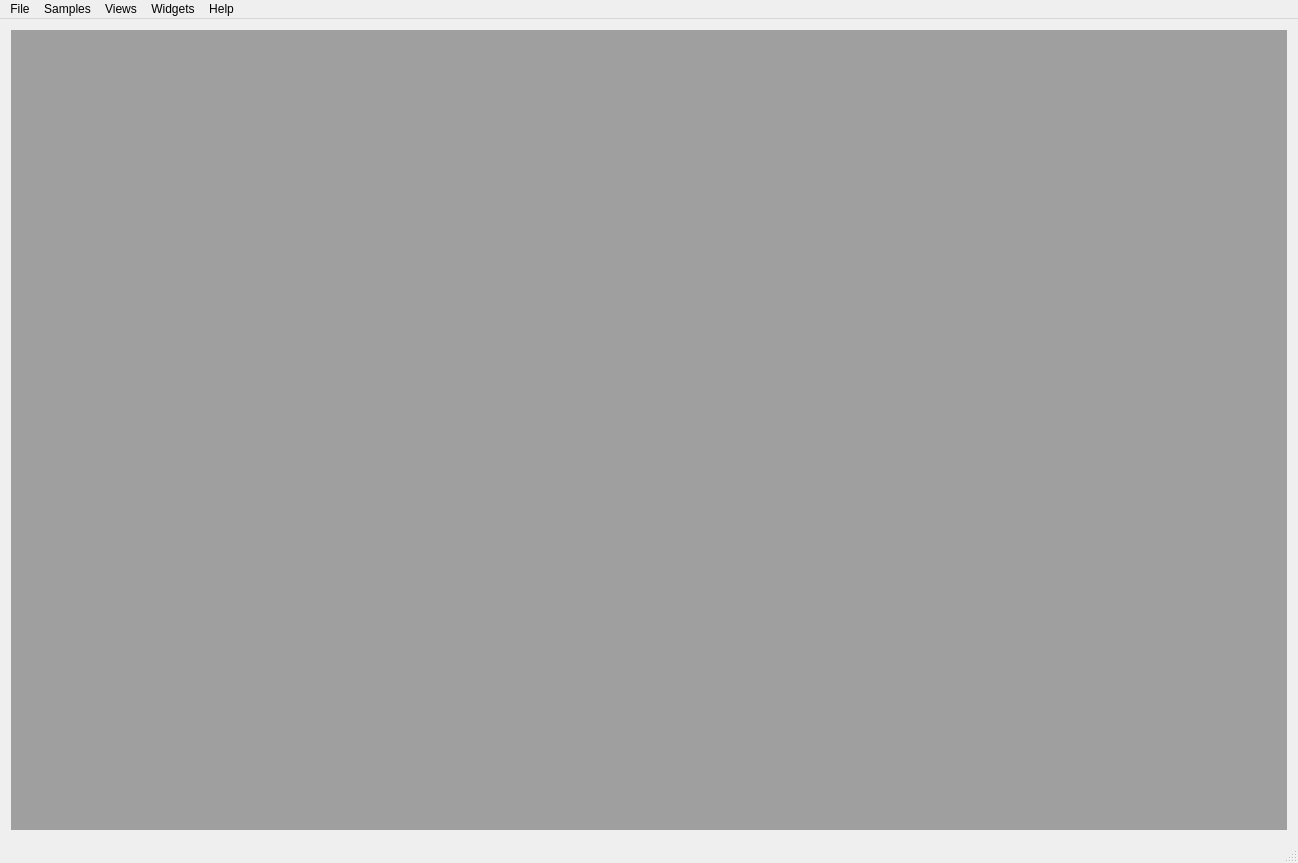
<?xml version="1.0" encoding="UTF-8"?>
<ui version="4.0">
 <class>Mdi</class>
 <widget class="QMainWindow" name="Mdi">
  <property name="geometry">
   <rect>
    <x>0</x>
    <y>0</y>
    <width>1298</width>
    <height>863</height>
   </rect>
  </property>
  <property name="windowTitle">
   <string>Kitchen Sink - Qt Framework</string>
  </property>
  <widget class="QWidget" name="centralWidget">
   <layout class="QVBoxLayout" name="verticalLayout">
    <item>
     <widget class="QMdiArea" name="mdiArea"/>
    </item>
   </layout>
  </widget>
  <widget class="QMenuBar" name="menuBar">
   <property name="geometry">
    <rect>
     <x>0</x>
     <y>0</y>
     <width>1298</width>
     <height>24</height>
    </rect>
   </property>
   <widget class="QMenu" name="menuFile">
    <property name="title">
     <string>File</string>
    </property>
    <addaction name="actionExit_Program"/>
   </widget>
   <widget class="QMenu" name="menuLayouts">
    <property name="title">
     <string>Views</string>
    </property>
    <addaction name="actionTableView"/>
    <addaction name="actionTreeView"/>
    <addaction name="actionListView"/>
    <addaction name="separator"/>
    <addaction name="actionTableWidget_View"/>
    <addaction name="actionTableView_Delegate"/>
   </widget>
   <widget class="QMenu" name="menuHelp">
    <property name="title">
     <string>Help</string>
    </property>
    <addaction name="actionAbout_CopperSpice"/>
    <addaction name="separator"/>
    <addaction name="actionAbout"/>
   </widget>
   <widget class="QMenu" name="menuWidgets">
    <property name="title">
     <string>Widgets</string>
    </property>
    <addaction name="actionCalendar"/>
    <addaction name="actionLineEdit"/>
    <addaction name="actionSliders"/>
    <addaction name="actionTabs"/>
   </widget>
   <widget class="QMenu" name="menuWindows">
    <property name="title">
     <string>Samples</string>
    </property>
    <addaction name="actionColorPicker"/>
    <addaction name="actionFonts"/>
    <addaction name="separator"/>
    <addaction name="actionDraw"/>
    <addaction name="actionInternational"/>
    <addaction name="actionMusicPlayer"/>
    <addaction name="actionPieChart"/>
    <addaction name="actionSystemTray"/>
    <addaction name="separator"/>
    <addaction name="actionStandardDialog"/>
    <addaction name="actionStyleSheetDialog"/>
    <addaction name="separator"/>
    <addaction name="actionHTML_Viewer"/>
    <addaction name="actionWebBrowser"/>
    <addaction name="separator"/>
    <addaction name="actionXml"/>
    <addaction name="actionXmlPatterns"/>
   </widget>
   <addaction name="menuFile"/>
   <addaction name="menuWindows"/>
   <addaction name="menuLayouts"/>
   <addaction name="menuWidgets"/>
   <addaction name="menuHelp"/>
  </widget>
  <widget class="QStatusBar" name="statusBar"/>
  <action name="actionExit_Program">
   <property name="text">
    <string>Exit Kitchen Sink</string>
   </property>
  </action>
  <action name="actionAbout">
   <property name="text">
    <string>About</string>
   </property>
  </action>
  <action name="actionTreeView">
   <property name="text">
    <string>Tree View Model</string>
   </property>
  </action>
  <action name="actionListView">
   <property name="text">
    <string>List View Model</string>
   </property>
  </action>
  <action name="actionLineEdit">
   <property name="text">
    <string>LineEdit</string>
   </property>
  </action>
  <action name="actionSliders">
   <property name="text">
    <string>Sliders</string>
   </property>
  </action>
  <action name="actionCalendar">
   <property name="text">
    <string>Calendar</string>
   </property>
  </action>
  <action name="actionPushButtons">
   <property name="text">
    <string>Push Buttons</string>
   </property>
  </action>
  <action name="actionStandardDialog">
   <property name="text">
    <string>Standard Dialogs</string>
   </property>
  </action>
  <action name="actionWebBrowser">
   <property name="text">
    <string>Web Browser</string>
   </property>
  </action>
  <action name="actionFonts">
   <property name="text">
    <string>Font Selector</string>
   </property>
  </action>
  <action name="actionColorPicker">
   <property name="text">
    <string>Color Selector</string>
   </property>
  </action>
  <action name="actionStyleSheetDialog">
   <property name="text">
    <string>Dialog Style Sheets</string>
   </property>
  </action>
  <action name="actionHTML_Viewer">
   <property name="text">
    <string>HTML Viewer</string>
   </property>
  </action>
  <action name="actionDraw">
   <property name="text">
    <string>Basic Drawing</string>
   </property>
  </action>
  <action name="actionTableView">
   <property name="text">
    <string>Table View Model</string>
   </property>
  </action>
  <action name="actionTableView_Delegate">
   <property name="text">
    <string>Table View Delegate</string>
   </property>
  </action>
  <action name="actionInternational">
   <property name="text">
    <string>International</string>
   </property>
  </action>
  <action name="actionMusicPlayer">
   <property name="text">
    <string>Music Player</string>
   </property>
  </action>
  <action name="actionPieChart">
   <property name="text">
    <string>Pie Chart</string>
   </property>
  </action>
  <action name="actionSystemTray">
   <property name="text">
    <string>System Tray</string>
   </property>
  </action>
  <action name="actionTableWidget_View">
   <property name="text">
    <string>Table Widget / View</string>
   </property>
  </action>
  <action name="actionAbout_CopperSpice">
   <property name="text">
    <string>About CopperSpice</string>
   </property>
  </action>
  <action name="actionXml">
   <property name="text">
    <string>XML</string>
   </property>
  </action>
  <action name="actionXmlPatterns">
   <property name="text">
    <string>XML Patterns</string>
   </property>
  </action>
  <action name="actionTabs">
   <property name="text">
    <string>Tabs</string>
   </property>
  </action>
 </widget>
 <layoutdefault spacing="6" margin="11"/>
 <resources/>
 <connections/>
</ui>
